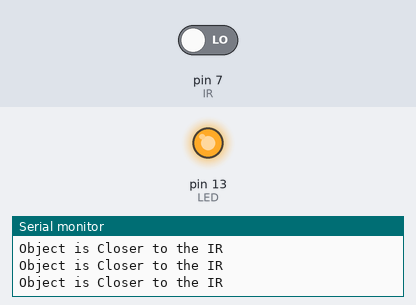
A sketch run on a simulated Arduino Uno, built with avr-gcc and run on an emulated ATmega328P. Parts: output pins drawn as LEDs (lit = HIGH), the last lines printed to the serial monitor. Inputs (shaded band) come from the test bench; at power-on: pin 7 (IR) LOW.

Above: at 1.2 s.
1.3 s: pin 7 (IR) driven HIGH
At 2.2 s:
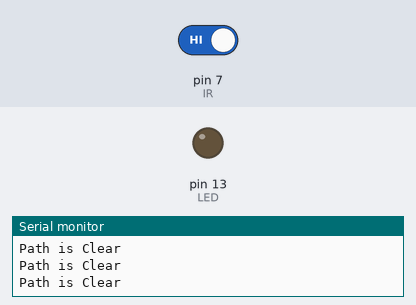
2.9 s: pin 7 (IR) driven LOW
At 3.5 s:
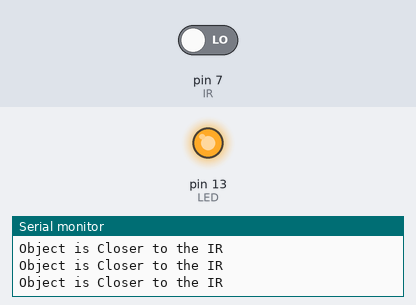
Timing chart, 0 to 5.9 s (numbered marks = the images above; inputs shaded):
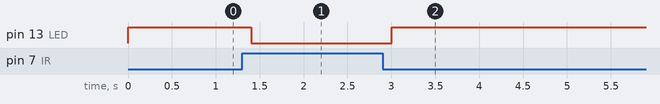

Measured:
- after the input at 1.3 s, pin 13 (LED): HIGH → LOW after 0.10 s
- after the input at 2.9 s, pin 13 (LED): LOW → HIGH after 0.10 s

The sketch:

ir_led.ino.ino
```cpp
//IR sensor Programme by Danushka Herath

int LED=13; //LED Port of the circuit
int IR=7; //IR sensor port
int closer=HIGH; //if High not Close
void setup() {
  // put your setup code here, to run once:
  pinMode(LED, OUTPUT);
  pinMode(IR, INPUT);
  Serial.begin(9200);
}

void loop() {
  // put your main code here, to run repeatedly:
  closer=digitalRead(IR);
  if (closer==HIGH){
    Serial.println("Path is Clear");
    digitalWrite(LED,LOW);
  }
  else {
    Serial.println("Object is Closer to the IR");
    digitalWrite(LED, HIGH);
  }
  delay(200);
}
```
